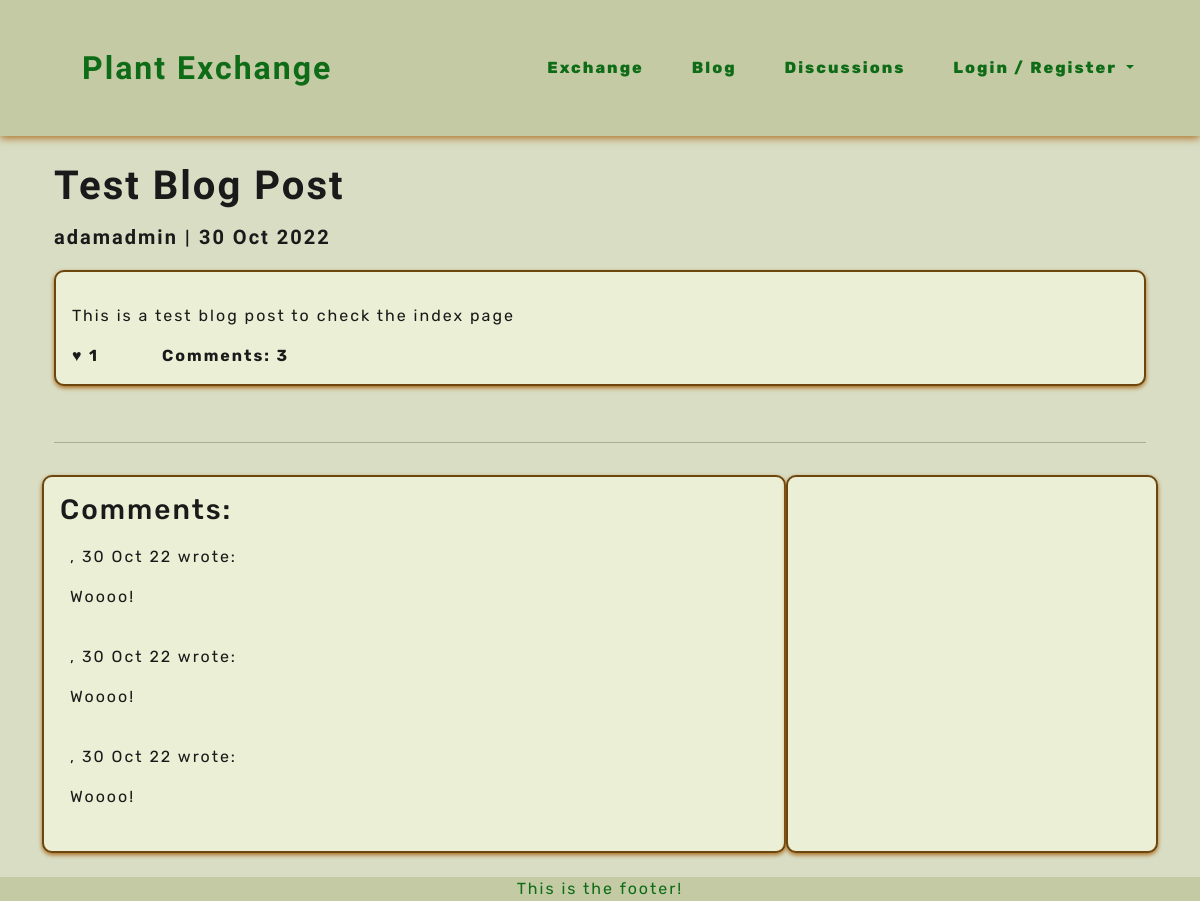
/plantblog/post_detail/1, run on an earlier commit of the app's database.
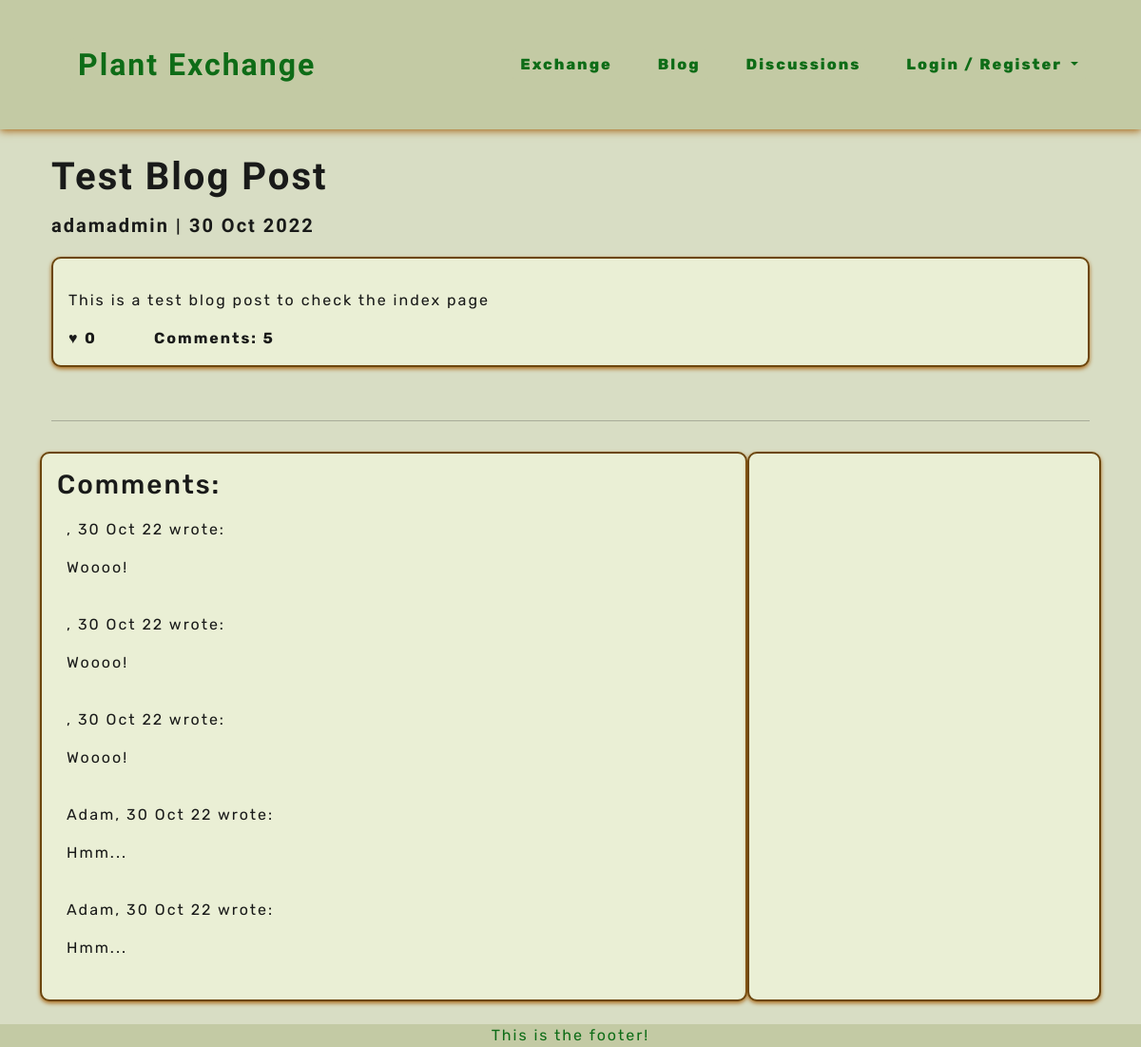
And on a later commit of the database.
### plantblog/models.py (models this page shows, shortened)
class BlogPost(models.Model):
    title = models.CharField(max_length=200, unique=True)
    author = models.ForeignKey(User, on_delete=models.CASCADE, related_name="blog_posts")
    content = models.TextField()
    image = CloudinaryField('image', default='placeholder')
    excerpt = models.TextField(blank=True)
    created_on = models.DateTimeField(auto_now_add=True)
    updated_on = models.DateTimeField(auto_now=True)
    status = models.IntegerField(choices=STATUS, default=0)
    likes = models.ManyToManyField(User, related_name='blog_likes', blank=True)
    class Meta:
        ordering = ['-created_on']
        get_latest_by = ['created_on']
    def number_of_likes(self):
        return self.likes.count()

class Comment(models.Model):
    post = models.ForeignKey(BlogPost, on_delete=models.CASCADE, related_name='comments')
    author = models.CharField(max_length=80)
    content = models.TextField()
    created_on = models.DateTimeField(auto_now_add=True)
    class Meta:
        ordering = ['created_on']
        get_latest_by = ['created_on']

### plantblog/views.py (the view, shortened to what this page needs)
# urls.py: path('post_detail/<post_id>', views.PostDetail.as_view(), name='post'),
class PostDetail(View):
    def get(self, request, post_id, *args, **kwargs):
        queryset = BlogPost.objects.filter(status=1)
        post = get_object_or_404(queryset, id=post_id)
        comments = post.comments.all().order_by('created_on')
        liked = False
        if post.likes.filter(id=self.request.user.id).exists():
            liked = True
        template_name = 'plantblog/post_detail.html'
        context = {
                "post": post,
                "comments": comments,
                "commented": False,
                "liked": liked,
                "comment_form": CommentForm(),
        }
        return render(request, template_name, context)

### profiles/contexts.py (called while the page is built)
def inbox_messages(request):
    messages = Message.objects.filter(receiver=request.user.id).filter(read=False).count()
    context = {
        'inbox_messages': messages,
    }
    return context

### plantblog/templates/plantblog/post_detail.html (shortened to what this page needs)
{% extends 'base.html' %}
{% load static %}
{% block content %}
{% load crispy_forms_tags %}
<div class="masthead">
    <div class="container">
        <div class="row">
            <div class="col-md-6">
                <h1 class="headings heading-big">
                    {{ post.title}}
                </h1>
            </div>
            <div class="d-none d-md-block col-md-6 masthead-image">
            </div>
        </div>
        <div class="row">
            <h2 class="headings headings-sm">
                {{ post.author }} | {{ post.created_on|date:"d M Y" }}
            </h2>
        </div>
    </div>
</div>
<div class="container">
    <div class="row">
        <div class="col mb-4  mt-3 left  top">
            <div class="plant-card">
                <p>{{ post.content | safe}}</p>
                <div class="row">
                    <div class="col-1">
                        <strong>
                            {% if user.is_authenticated %}
                            <form class="d-inline" action="{% url 'plantblog:post_like' post_id=post.id %}" method="POST">
                                {% csrf_token %}
                                {% if liked %}
                                    <button type="submit" name="blogpost_id" value="{{ post.id }}">
                                        &hearts;
                                    </button>
                                {% else %}
                                <button type="submit" name="blogpost_id" value="{{ post.id }}">
                                    &hearts;
                                </button>
                                {% endif %}
                            </form>
                            {% else %}
                            <span>&hearts;</span>
                            {% endif %}
                            <span> {{ post.number_of_likes}} </span>
                        </strong>
                    </div>
                    <div class="col-2">
                        {% with comments.count as total_comments %}
                        <strong>Comments:
                            {{ total_comments }}
                        </strong>
                        {% endwith %}
                    </div>
                </div>
            </div>
        </div>
    </div>
    <div class="row">
        <div class="col">
            <hr>
        </div>
    </div>
    <div class="row">
        <div class="col-md-8 plant-card mb-4  mt-3 ">
            <h3>Comments:</h3>
            <div class="card-body">
                {% for comment in comments %}
                <div class="comments" style="padding: 10px;">
                    <p class="font-weight-bold">
                        {{ comment.author }},
                        <span>
                            {{ comment.created_on|date:'d M y' }}
                        </span> wrote:
                    </p>
                    {{ comment.content | linebreaks }}
                </div>
                {% endfor %}
            </div>
        </div>
        <div class="col-md-4 plant-card mb-4  mt-3 ">
        </div>
    </div>
</div>
{% endblock content %}

What changed in the data, as far as the page shows it:
computed for BlogPost "Test Blog Post": number_of_likes "1" → "0"
added Comment: author "Adam", created_on "30 Oct 22", content "Hmm..."
added Comment: author "Adam", created_on "30 Oct 22", content "Hmm..."
Also different on the page:
{{ total_comments }}: "3" → "5"
